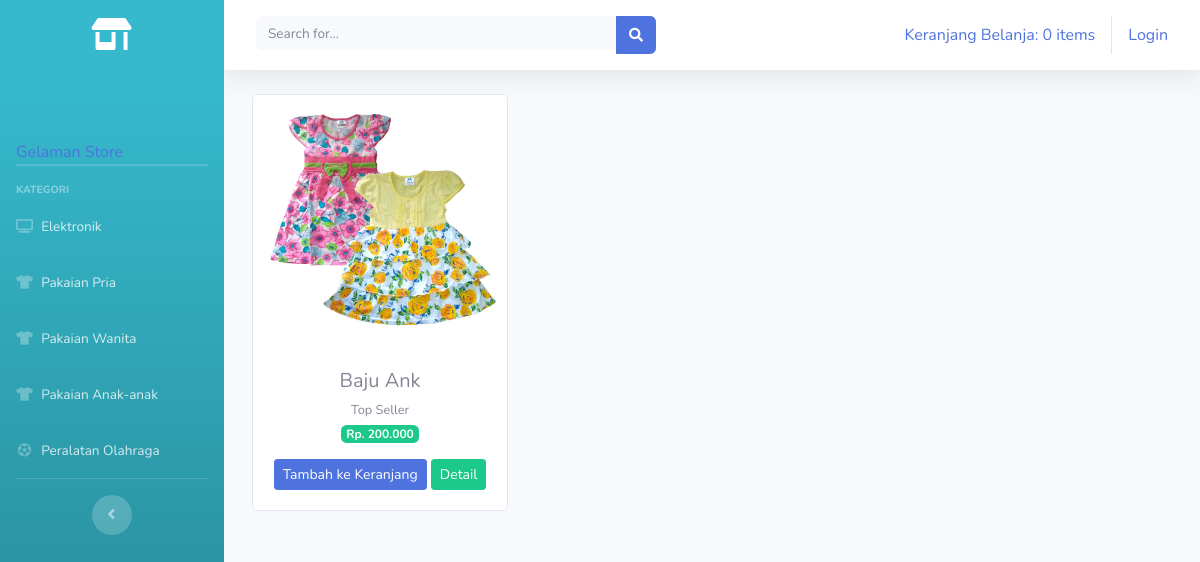
Page /index.php/kategori/pakaian_anak_anak on the committed database.
### tables this page shows
CREATE TABLE `tb_barang` (
  `id_brg` int(11) NOT NULL,
  `nama_brg` varchar(120) NOT NULL,
  `keterangan` varchar(225) NOT NULL,
  `kategori` varchar(60) NOT NULL,
  `harga` int(11) NOT NULL,
  `stok` int(4) NOT NULL,
  `gambar` text NOT NULL
);

### application/controllers/kategori.php (called while the page is built, shortened)
<?php
class Kategori extends CI_Controller{
	public function pakaian_anak_anak()
	{
		$data['pakaian_anak_anak'] = $this->model_kategori->data_pakaian_anak_anak()->result();
		$this->load->view('templates/header');
		$this->load->view('templates/sidebar');
		$this->load->view('pakaian_anak_anak',$data);
		$this->load->view('templates/footer');
	}
}

### index.php (called while the page is built, shortened)
<?php
require_once BASEPATH.'core/CodeIgniter.php';

### application/models/model_kategori.php (called while the page is built, shortened)
<?php
class Model_kategori extends CI_Model{
	public function data_pakaian_anak_anak()
	{
		return $this->db->get_where("tb_barang",array('kategori' => 'pakaian anak-anak'));
	}
}

### application/views/pakaian_anak_anak.php (the view)
<div class="container-fluid">
  <div class="row text-center mt-3">
    <?php foreach ($pakaian_anak_anak as $brg) : ?>
      <div class="card ml-3 mb-3" style="width: 16rem;">
      <img src="<?php echo base_url().'/uploads/'.$brg->gambar ?>" class="card-img-top" alt="...">
      <div class="card-body">
        <h5 class="card-title mb-1"><?php echo $brg->nama_brg ?></h5>
        <small><?php echo $brg->keterangan ?></small><br>
        <span class="badge badge-success mb-3">Rp. <?php echo number_format($brg->harga, 0,',','.')  ?></span>
        <?php echo anchor('dashboard/tambah_ke_keranjang/'.$brg->id_brg, '<div class="btn btn-sm btn-primary">Tambah ke Keranjang</div>') ?>
          <?php echo anchor('dashboard/detail/'.$brg->id_brg, '<div class="btn btn-sm btn-success">Detail</div>') ?>
      </div>
      </div>
    <?php endforeach; ?>
  </div>
</div>

### rows in the picture
tb_barang: gambar (picture), nama_brg "Baju Ank", keterangan "Top Seller", harga "200.000", id_brg "Tambah ke Keranjang", id_brg "Detail"

### other values in the picture
anchor('dashboard/detail_keranjang', $keranjang ) "Keranjang Belanja: 0 items"
anchor('auth/login', 'Login') "Login"
